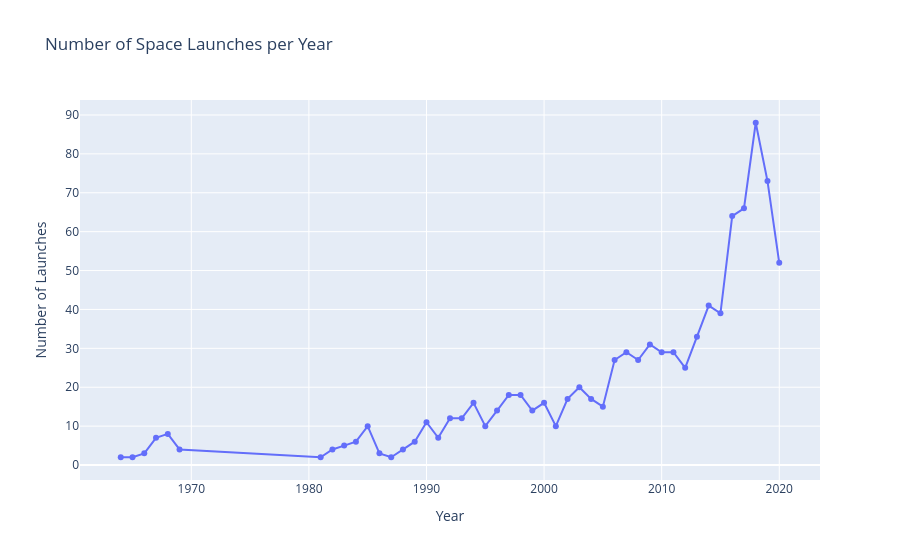

This figure's notebook cell:
### Code cell
fig = px.line(
    x=launched_per_year.index,
    y=launched_per_year.values,
    title="Number of Space Launches per Year",
    labels={"x": "Year", "y": "Number of Launches"},
    markers=True
)

fig.show()

### Figure 1 — Plotly figure (JSON) as saved in the notebook; plotly's stock layout.template omitted (floating-point values rounded to 4 significant figures)
{"data": [{"hovertemplate": "Year=%{x}<br>Number of Launches=%{y}<extra></extra>", "legendgroup": "", "line": {"color": "#636efa", "dash": "solid"}, "marker": {"symbol": "circle"}, "mode": "lines+markers", "name": "", "orientation": "v", "showlegend": false, "type": "scatter", "x": [1964, 1965, 1966, 1967, 1968, 1969, 1981, 1982, 1983, 1984, 1985, 1986, 1987, 1988, 1989, 1990, 1991, 1992, 1993, 1994, 1995, 1996, 1997, 1998, 1999, 2000, 2001, 2002, 2003, 2004, 2005, 2006, 2007, 2008, 2009, 2010, 2011, 2012, 2013, 2014, 2015, 2016, 2017, 2018, 2019, 2020], "xaxis": "x", "y": [2, 2, 3, 7, 8, 4, 2, 4, 5, 6, 10, 3, 2, 4, 6, 11, 7, 12, 12, 16, 10, 14, 18, 18, 14, 16, 10, 17, 20, 17, 15, 27, 29, 27, 31, 29, 29, 25, 33, 41, 39, 64, 66, 88, 73, 52], "yaxis": "y"}], "layout": {"legend": {"tracegroupgap": 0}, "title": {"text": "Number of Space Launches per Year"}, "xaxis": {"anchor": "y", "domain": [0, 1], "title": {"text": "Year"}}, "yaxis": {"anchor": "x", "domain": [0, 1], "title": {"text": "Number of Launches"}}}}
